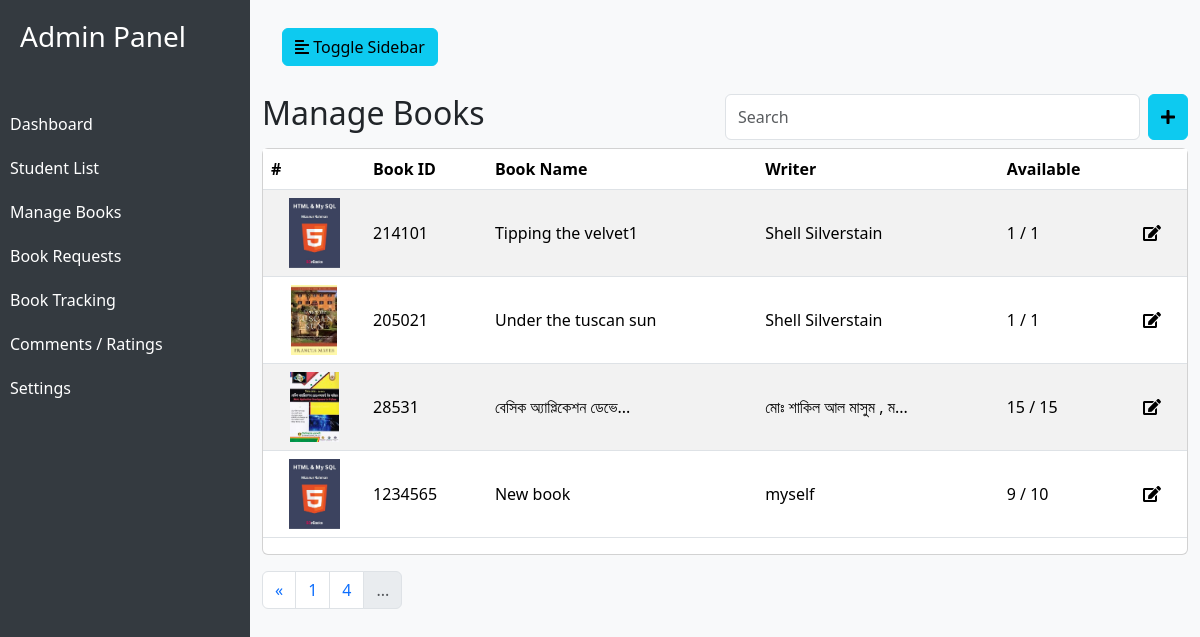
The app's page /librarian/manage_book/?page=4 (signed in), older data.
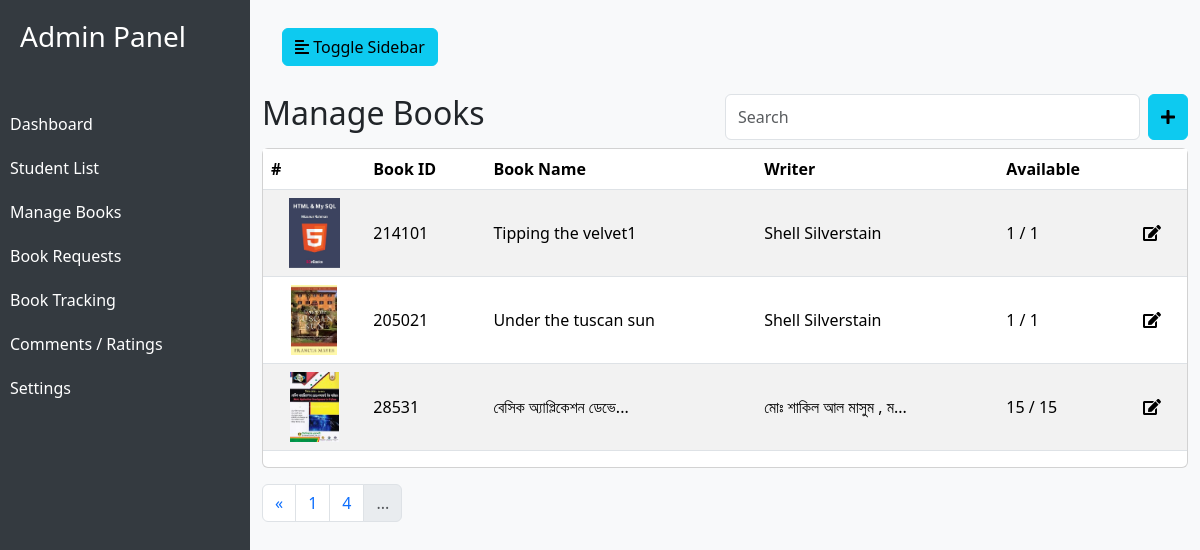
The same page, newer data.
### main/models.py (models this page shows, shortened)
class Book(models.Model):
    title = models.CharField(max_length=100, blank=False, null=False)
    slug = AutoSlugField(populate_from='title', unique=True, null=True, blank=True)
    author = models.CharField(max_length=100, blank=False, null=False)
    desc = models.TextField(blank=True, null=True)
    category = models.ForeignKey(Category, on_delete=models.CASCADE, related_name="books")
    image = models.ImageField(upload_to='books', blank=True, null=True)
    pages = models.IntegerField(blank=True, null=True)
    count = models.IntegerField(blank=True, null=True, default=1)
    book_id = models.CharField(max_length=20, blank=True, null=True)
    issued = models.IntegerField(default=0)
    def available(self):
        return self.count - self.issued

### librarian/views.py (the view)
# urls.py: path('manage_book/', views.manage_book, name='manage_book'),
@staff_member_required
def manage_book(request):
    books = Book.objects.all()
    paginator = Paginator(books, 10)
    page_num = request.GET.get("page")
    page_obj = paginator.get_page(page_num)
    context = {
        'books': page_obj,
    }
    return render(request, 'librarian/manageBooks.html', context)

### main/context_processors.py (called while the page is built)
def categories(request):
    return {
        'categories': Category.objects.all()
    }

def account_alert(request):
    try:
        request.user.studentprofile
        return {}
    except:
        if not request.user.is_authenticated:
            return {}
        if request.user.is_staff:
            return {}
        return {
                'account_alert': 'Your account is not complete. Please fill in your details.'
            }

### main/models.py (called while the page is built)
    def __str__(self):
        return self.name

### templates/librarian/manageBooks.html (shortened to what this page needs)
{% extends "librarian/dashboard.html" %}
{% load static %}
{% block content %}
    <div class="table-title-container d-flex justify-content-between">
        <h2>Manage Books</h2>
        <div class="table-search-container d-flex w-50 gap-2">
            <input type="text" class="form-control" id="search-box" placeholder="Search">
            <button class="btn btn-info" data-bs-toggle="modal" data-bs-target="#addBookModal"><i
                    class="fa fa-plus"></i></button>
        </div>
    </div>
    <div class="card mt-2">
        <table class="table table-striped" id="equipment-table">
            <thead>
            <tr>
                <th>#</th>
                <th scope="col">Book ID</th>
                <th scope="col">Book Name</th>
                <th scope="col">Writer</th>
                <th scope="col">Available</th>
                <th></th>
            </tr>
            </thead>
            <tbody>
            {% for book in books %}
                <tr>
                    <th style="text-align: center;"><img src="{{ book.image.url }}" alt=""></th>
                    <td scope="row">{{ book.book_id }}</td>
                    <td class="truncate-text">{{ book.title }}</td>
                    <td class="truncate-text">{{ book.author }}</td>
                    <td>{{ book.available }} / {{ book.count }}</td>
                    <td><span role="button" data-bs-toggle="modal" data-bs-target="#Modalfor{{ book.id }}"><i
                            class="fa fa-edit"></i></span></td>
                </tr>
            {% endfor %}
            </tbody>
        </table>
    </div>
    <nav aria-label="Page navigation example">
        <ul class="pagination my-3 ">
            {% if books.has_previous %}
                <li class="page-item">
                    <a class="page-link" href="?page={{ books.previous_page_number }}" aria-label="Previous">
                        <span aria-hidden="true">&laquo;</span>
                    </a>
                </li>
                <li class="page-item"><a class="page-link" href="?page=1">1</a></li>
            {% endif %}
            <li class="page-item"><a class="page-link" href="#">{{ books.number }}</a></li>
            <li class="page-item"><a class="page-link disabled" href="#">...</a></li>
        </ul>
    </nav>
{% endblock %}

### templates/librarian/dashboard.html (shortened to what this page needs)
<!DOCTYPE html>
<html lang="en">
{% load static %}
<head>
    <link href="https://cdn.jsdelivr.net/npm/bootstrap@5.3.3/dist/css/bootstrap.min.css" rel="stylesheet"
>
    <link rel="stylesheet" href="{% static 'css/dashboard.css' %}">
</head>
<body>
<div class="wrapper">
    <nav id="sidebar">
        <div class="sidebar-header">
            <h3>Admin Panel</h3>
        </div>
        <ul class="list-unstyled components">
            <li class="active">
                <a href="{% url 'librarian:dashboard' %}">Dashboard</a>
            </li>
            <li>
                <a href="{% url 'librarian:students' %}">Student List</a>
            </li>
            <li>
                <a href="{% url 'librarian:manage_book' %}">Manage Books</a>
            </li>
            <li>
                <a href="{% url 'librarian:book_requests' %}">Book Requests</a>
            </li>
            <li>
                <a type="button" data-bs-toggle="modal" data-bs-target="#ModalBookTrack">Book Tracking</a>
            </li>
            <li>
                <a href="{% url 'librarian:comments' %}">Comments / Ratings</a>
            </li>
            <li>
                <a href="#settings">Settings</a>
            </li>
        </ul>
    </nav>
    <div id="content">
        <nav class="navbar navbar-expand-lg navbar-light bg-light">
            <div class="container-fluid">
                <button type="button" id="sidebarCollapse" class="btn btn-info btn-toggle">
                    <i class="fas fa-align-left"></i>
                    <span>Toggle Sidebar</span>
                </button>
            </div>
        </nav>
        <div class="container">
            {% block content %}{% endblock %}
        </div>
    </div>
</div>
</body>
</html>

### static/css/dashboard.css (style rules this page uses)
body { font-family: 'Segoe UI', Tahoma, Geneva, Verdana, sans-serif; background-color: #f8f9fa; }
a { text-decoration: none; }
.wrapper { display: flex; }
#sidebar { position: fixed; width: 250px; height: 100%; background: #343a40; color: #fff; transition: all 0.3s; z-index: 1; }
#sidebar .sidebar-header { padding: 20px; }
#sidebar ul.components { padding: 20px 0; }
#sidebar ul li { padding: 10px; }
#sidebar ul li a { color: #fff; }
#content { width: 100%; padding-left: 250px; transition: all 0.3s; }
.btn-toggle { margin: 20px; }
th img { height: 70px; }
td { vertical-align: middle !important; }

Row changes from the older to the newer data that the page shows:
removed Book: image (picture), book_id "1234565", title "New book", author "myself", available "9", count "10"
